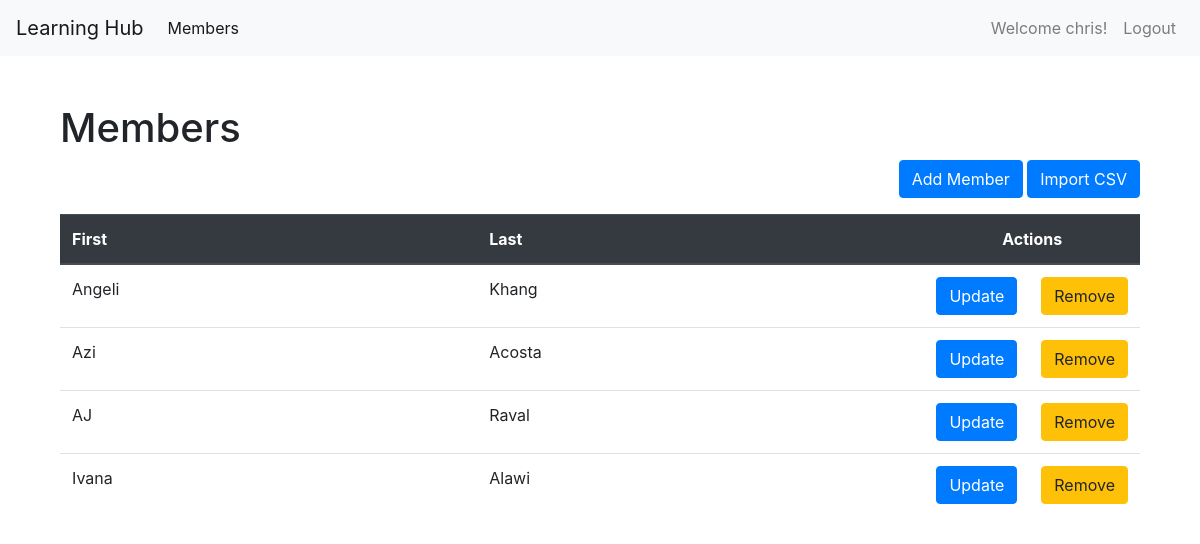
The page /members/ (signed in) on the database as committed earlier.
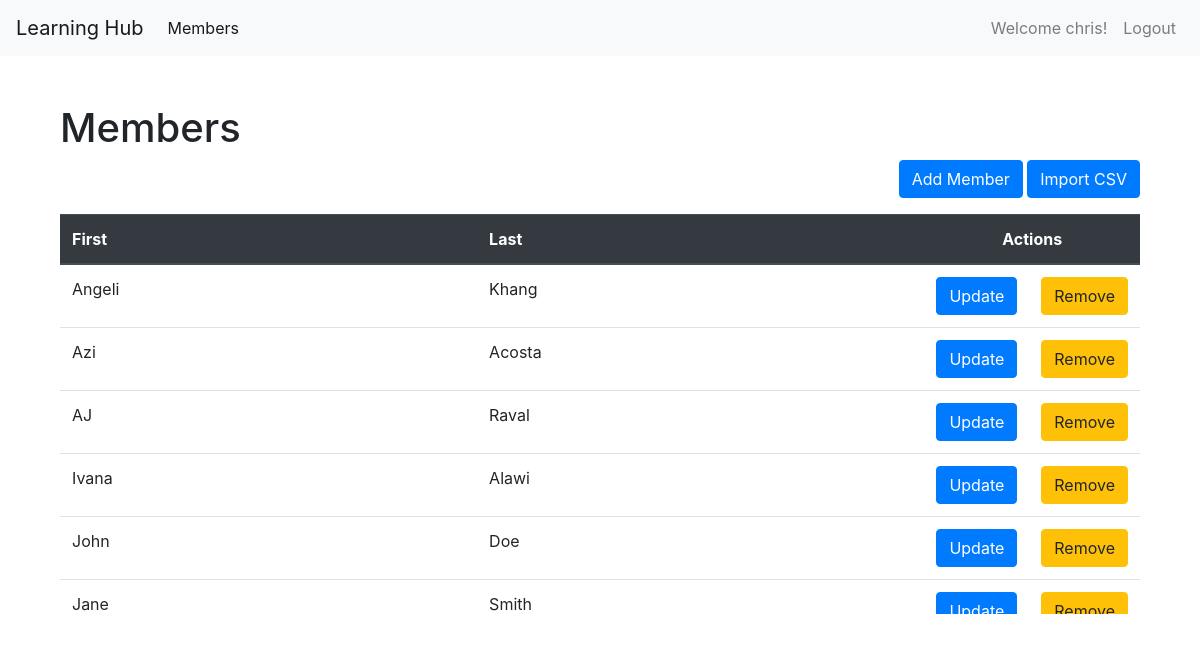
The same page on the database as committed later.
### app/models.py (models this page shows, shortened)
class Member(models.Model):
    fname = models.CharField(max_length=255)
    lname = models.CharField(max_length=255)

### app/views.py (the view)
# urls.py: path('members/',views.home, name='members'),
@login_required
def home(request):
    members = Member.objects.all().values()
    template = loader.get_template('members/home.html')
    context={
        'members':members
    }
    return HttpResponse(template.render(context, request))

### app/templates/members/home.html (shortened to what this page needs)
{% extends 'misc/base.html' %}
{% block content %}
<div class="container mt-5">
    <h1>Members</h1>
    <p class="text-right">
        <a href="add/" class="btn btn-primary" role="button">Add Member</a>
        <a href="upload_csv/" class="btn btn-primary" role="button">Import CSV</a>
    </p>
    <div style="max-height: 400px; overflow-y: scroll;">
        <table class="table">
            <thead class="thead-dark">
                <tr>
                    <th scope="col">First</th>
                    <th scope="col">Last</th>
                    <th colspan="2" scope="col" class="text-center w-auto">Actions</th>
                </tr>
            </thead>
            <tbody>
                {% for item in members %}
                <tr>
                    <td>{{ item.fname }}</td>
                    <td>{{ item.lname }}</td>
                    <td style="width: 35px;"><a href="update/{{ item.id }}" class="btn btn-primary">Update</a></td>
                    <td style="width: 35px;"><a href="confirm_delete/{{ item.id }}" class="btn btn-warning">Remove</a></td>
                </tr>
                {% endfor %}
            </tbody>
        </table>
    </div>
</div>
{% endblock %}

Rows that differ between the two databases and show on the page:
added Member: fname "John", lname "Doe"
added Member: fname "Jane", lname "Smith"
